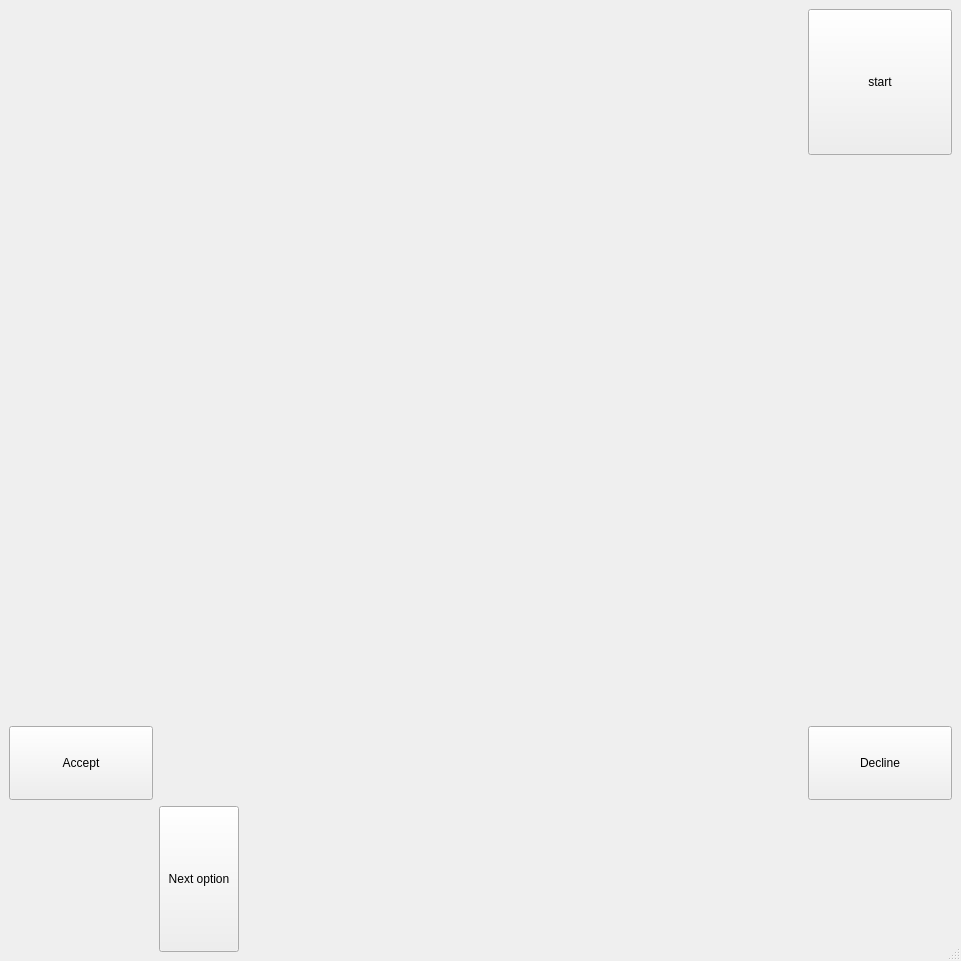
<?xml version="1.0" encoding="UTF-8"?>
<ui version="4.0">
 <class>MainWindow</class>
 <widget class="QMainWindow" name="MainWindow">
  <property name="geometry">
   <rect>
    <x>0</x>
    <y>0</y>
    <width>961</width>
    <height>961</height>
   </rect>
  </property>
  <property name="sizePolicy">
   <sizepolicy hsizetype="Fixed" vsizetype="Fixed">
    <horstretch>0</horstretch>
    <verstretch>0</verstretch>
   </sizepolicy>
  </property>
  <property name="minimumSize">
   <size>
    <width>961</width>
    <height>961</height>
   </size>
  </property>
  <property name="maximumSize">
   <size>
    <width>961</width>
    <height>961</height>
   </size>
  </property>
  <property name="windowTitle">
   <string>MainWindow</string>
  </property>
  <widget class="QWidget" name="centralwidget">
   <property name="sizePolicy">
    <sizepolicy hsizetype="Fixed" vsizetype="Fixed">
     <horstretch>0</horstretch>
     <verstretch>0</verstretch>
    </sizepolicy>
   </property>
   <property name="minimumSize">
    <size>
     <width>961</width>
     <height>961</height>
    </size>
   </property>
   <property name="maximumSize">
    <size>
     <width>961</width>
     <height>961</height>
    </size>
   </property>
   <layout class="QGridLayout" name="gridLayout_2">
    <item row="0" column="1">
     <layout class="QGridLayout" name="gameLayout" rowstretch="2,1,10,1,2" columnstretch="2,1,10,1,2">
      <property name="sizeConstraint">
       <enum>QLayout::SetFixedSize</enum>
      </property>
      <item row="2" column="4">
       <layout class="QVBoxLayout" name="rightHandLayout">
        <property name="spacing">
         <number>0</number>
        </property>
        <property name="sizeConstraint">
         <enum>QLayout::SetFixedSize</enum>
        </property>
       </layout>
      </item>
      <item row="3" column="0">
       <widget class="QPushButton" name="meldAcceptButton">
        <property name="sizePolicy">
         <sizepolicy hsizetype="Minimum" vsizetype="Minimum">
          <horstretch>0</horstretch>
          <verstretch>0</verstretch>
         </sizepolicy>
        </property>
        <property name="text">
         <string>Accept</string>
        </property>
       </widget>
      </item>
      <item row="2" column="1">
       <layout class="QVBoxLayout" name="leftMeldLayout">
        <property name="spacing">
         <number>0</number>
        </property>
        <property name="sizeConstraint">
         <enum>QLayout::SetFixedSize</enum>
        </property>
       </layout>
      </item>
      <item row="2" column="0">
       <layout class="QVBoxLayout" name="leftHandLayout">
        <property name="spacing">
         <number>0</number>
        </property>
        <property name="sizeConstraint">
         <enum>QLayout::SetFixedSize</enum>
        </property>
       </layout>
      </item>
      <item row="3" column="3">
       <widget class="QLabel" name="rightOneOffIndicator">
        <property name="text">
         <string/>
        </property>
       </widget>
      </item>
      <item row="1" column="3">
       <widget class="QLabel" name="acrossOneOffIndicator">
        <property name="text">
         <string/>
        </property>
       </widget>
      </item>
      <item row="0" column="2">
       <layout class="QHBoxLayout" name="acrossHandLayout">
        <property name="spacing">
         <number>0</number>
        </property>
        <property name="sizeConstraint">
         <enum>QLayout::SetFixedSize</enum>
        </property>
       </layout>
      </item>
      <item row="1" column="2">
       <layout class="QHBoxLayout" name="acrossMeldLayout">
        <property name="spacing">
         <number>0</number>
        </property>
        <property name="sizeConstraint">
         <enum>QLayout::SetFixedSize</enum>
        </property>
       </layout>
      </item>
      <item row="3" column="2">
       <layout class="QHBoxLayout" name="playerMeldLayout">
        <property name="spacing">
         <number>0</number>
        </property>
        <property name="sizeConstraint">
         <enum>QLayout::SetFixedSize</enum>
        </property>
       </layout>
      </item>
      <item row="2" column="3">
       <layout class="QVBoxLayout" name="rightMeldLayout">
        <property name="spacing">
         <number>0</number>
        </property>
        <property name="sizeConstraint">
         <enum>QLayout::SetFixedSize</enum>
        </property>
       </layout>
      </item>
      <item row="2" column="2">
       <widget class="QLabel" name="discardArea">
        <property name="sizePolicy">
         <sizepolicy hsizetype="Fixed" vsizetype="Fixed">
          <horstretch>0</horstretch>
          <verstretch>0</verstretch>
         </sizepolicy>
        </property>
        <property name="minimumSize">
         <size>
          <width>480</width>
          <height>480</height>
         </size>
        </property>
        <property name="maximumSize">
         <size>
          <width>480</width>
          <height>480</height>
         </size>
        </property>
        <property name="text">
         <string/>
        </property>
       </widget>
      </item>
      <item row="1" column="1">
       <widget class="QLabel" name="leftOneOffIndicator">
        <property name="text">
         <string/>
        </property>
       </widget>
      </item>
      <item row="0" column="4">
       <widget class="QPushButton" name="pushButton">
        <property name="sizePolicy">
         <sizepolicy hsizetype="Minimum" vsizetype="Minimum">
          <horstretch>0</horstretch>
          <verstretch>0</verstretch>
         </sizepolicy>
        </property>
        <property name="text">
         <string>start</string>
        </property>
       </widget>
      </item>
      <item row="0" column="0">
       <layout class="QHBoxLayout" name="reservedTilesLayout">
        <property name="spacing">
         <number>0</number>
        </property>
        <property name="sizeConstraint">
         <enum>QLayout::SetFixedSize</enum>
        </property>
       </layout>
      </item>
      <item row="4" column="4">
       <widget class="QLabel" name="drawnGuiTile">
        <property name="sizePolicy">
         <sizepolicy hsizetype="Preferred" vsizetype="Preferred">
          <horstretch>0</horstretch>
          <verstretch>0</verstretch>
         </sizepolicy>
        </property>
        <property name="text">
         <string/>
        </property>
       </widget>
      </item>
      <item row="4" column="2">
       <layout class="QHBoxLayout" name="playerHandLayout">
        <property name="spacing">
         <number>0</number>
        </property>
        <property name="sizeConstraint">
         <enum>QLayout::SetFixedSize</enum>
        </property>
       </layout>
      </item>
      <item row="3" column="1">
       <widget class="QLabel" name="playerOneOffIndicator">
        <property name="text">
         <string/>
        </property>
       </widget>
      </item>
      <item row="4" column="1">
       <widget class="QPushButton" name="meldNextOptionButton">
        <property name="sizePolicy">
         <sizepolicy hsizetype="Minimum" vsizetype="Minimum">
          <horstretch>0</horstretch>
          <verstretch>0</verstretch>
         </sizepolicy>
        </property>
        <property name="text">
         <string>Next option</string>
        </property>
       </widget>
      </item>
      <item row="4" column="0">
       <layout class="QHBoxLayout" name="meldOptionLayout">
        <property name="spacing">
         <number>0</number>
        </property>
       </layout>
      </item>
      <item row="3" column="4">
       <widget class="QPushButton" name="meldDeclineButton">
        <property name="sizePolicy">
         <sizepolicy hsizetype="Minimum" vsizetype="Minimum">
          <horstretch>0</horstretch>
          <verstretch>0</verstretch>
         </sizepolicy>
        </property>
        <property name="text">
         <string>Decline</string>
        </property>
       </widget>
      </item>
     </layout>
    </item>
   </layout>
  </widget>
  <widget class="QMenuBar" name="menubar">
   <property name="geometry">
    <rect>
     <x>0</x>
     <y>0</y>
     <width>961</width>
     <height>21</height>
    </rect>
   </property>
  </widget>
  <widget class="QStatusBar" name="statusbar"/>
 </widget>
 <resources/>
 <connections/>
</ui>
